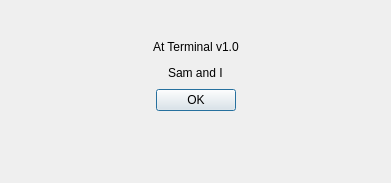
<?xml version="1.0" encoding="UTF-8"?>
<ui version="4.0">
 <class>aboutBox</class>
 <widget class="QDialog" name="aboutBox">
  <property name="geometry">
   <rect>
    <x>0</x>
    <y>0</y>
    <width>391</width>
    <height>183</height>
   </rect>
  </property>
  <property name="windowTitle">
   <string>About</string>
  </property>
  <property name="styleSheet">
   <string notr="true">font: 12pt &quot;Cascadia Mono&quot;;</string>
  </property>
  <layout class="QGridLayout" name="gridLayout">
   <item row="0" column="0">
    <layout class="QVBoxLayout" name="verticalLayout">
     <item>
      <layout class="QHBoxLayout" name="horizontalLayout">
       <item>
        <spacer name="horizontalSpacer">
         <property name="orientation">
          <enum>Qt::Horizontal</enum>
         </property>
         <property name="sizeHint" stdset="0">
          <size>
           <width>40</width>
           <height>20</height>
          </size>
         </property>
        </spacer>
       </item>
       <item>
        <widget class="QLabel" name="label">
         <property name="text">
          <string/>
         </property>
         <property name="pixmap">
          <pixmap resource="../images/images.qrc">:/images/Icon.ico</pixmap>
         </property>
        </widget>
       </item>
       <item>
        <spacer name="horizontalSpacer_2">
         <property name="orientation">
          <enum>Qt::Horizontal</enum>
         </property>
         <property name="sizeHint" stdset="0">
          <size>
           <width>40</width>
           <height>20</height>
          </size>
         </property>
        </spacer>
       </item>
      </layout>
     </item>
     <item>
      <layout class="QHBoxLayout" name="horizontalLayout_2">
       <item>
        <spacer name="horizontalSpacer_3">
         <property name="orientation">
          <enum>Qt::Horizontal</enum>
         </property>
         <property name="sizeHint" stdset="0">
          <size>
           <width>40</width>
           <height>20</height>
          </size>
         </property>
        </spacer>
       </item>
       <item>
        <widget class="QLabel" name="lblAbout">
         <property name="text">
          <string>At Terminal v1.0</string>
         </property>
        </widget>
       </item>
       <item>
        <spacer name="horizontalSpacer_4">
         <property name="orientation">
          <enum>Qt::Horizontal</enum>
         </property>
         <property name="sizeHint" stdset="0">
          <size>
           <width>40</width>
           <height>20</height>
          </size>
         </property>
        </spacer>
       </item>
      </layout>
     </item>
     <item>
      <layout class="QHBoxLayout" name="horizontalLayout_3">
       <item>
        <spacer name="horizontalSpacer_5">
         <property name="orientation">
          <enum>Qt::Horizontal</enum>
         </property>
         <property name="sizeHint" stdset="0">
          <size>
           <width>40</width>
           <height>20</height>
          </size>
         </property>
        </spacer>
       </item>
       <item>
        <widget class="QLabel" name="lblAuthor">
         <property name="text">
          <string>Sam and I</string>
         </property>
        </widget>
       </item>
       <item>
        <spacer name="horizontalSpacer_6">
         <property name="orientation">
          <enum>Qt::Horizontal</enum>
         </property>
         <property name="sizeHint" stdset="0">
          <size>
           <width>40</width>
           <height>20</height>
          </size>
         </property>
        </spacer>
       </item>
      </layout>
     </item>
     <item>
      <layout class="QHBoxLayout" name="horizontalLayout_4">
       <item>
        <spacer name="horizontalSpacer_7">
         <property name="orientation">
          <enum>Qt::Horizontal</enum>
         </property>
         <property name="sizeHint" stdset="0">
          <size>
           <width>40</width>
           <height>20</height>
          </size>
         </property>
        </spacer>
       </item>
       <item>
        <widget class="QPushButton" name="btnOK">
         <property name="text">
          <string>OK</string>
         </property>
        </widget>
       </item>
       <item>
        <spacer name="horizontalSpacer_8">
         <property name="orientation">
          <enum>Qt::Horizontal</enum>
         </property>
         <property name="sizeHint" stdset="0">
          <size>
           <width>40</width>
           <height>20</height>
          </size>
         </property>
        </spacer>
       </item>
      </layout>
     </item>
    </layout>
   </item>
   <item row="1" column="0">
    <spacer name="verticalSpacer">
     <property name="orientation">
      <enum>Qt::Vertical</enum>
     </property>
     <property name="sizeHint" stdset="0">
      <size>
       <width>20</width>
       <height>40</height>
      </size>
     </property>
    </spacer>
   </item>
  </layout>
 </widget>
 <resources>
  <include location="../images/images.qrc"/>
 </resources>
 <connections/>
</ui>
